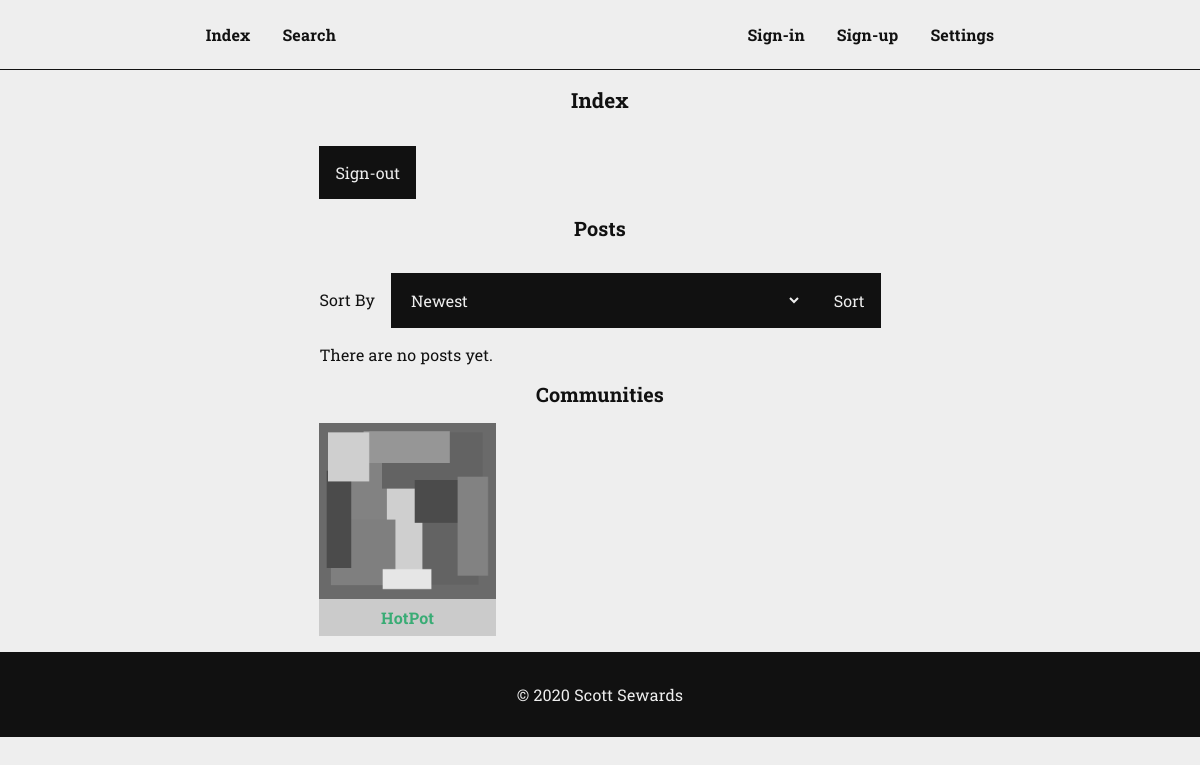
Before: / with the older database file.
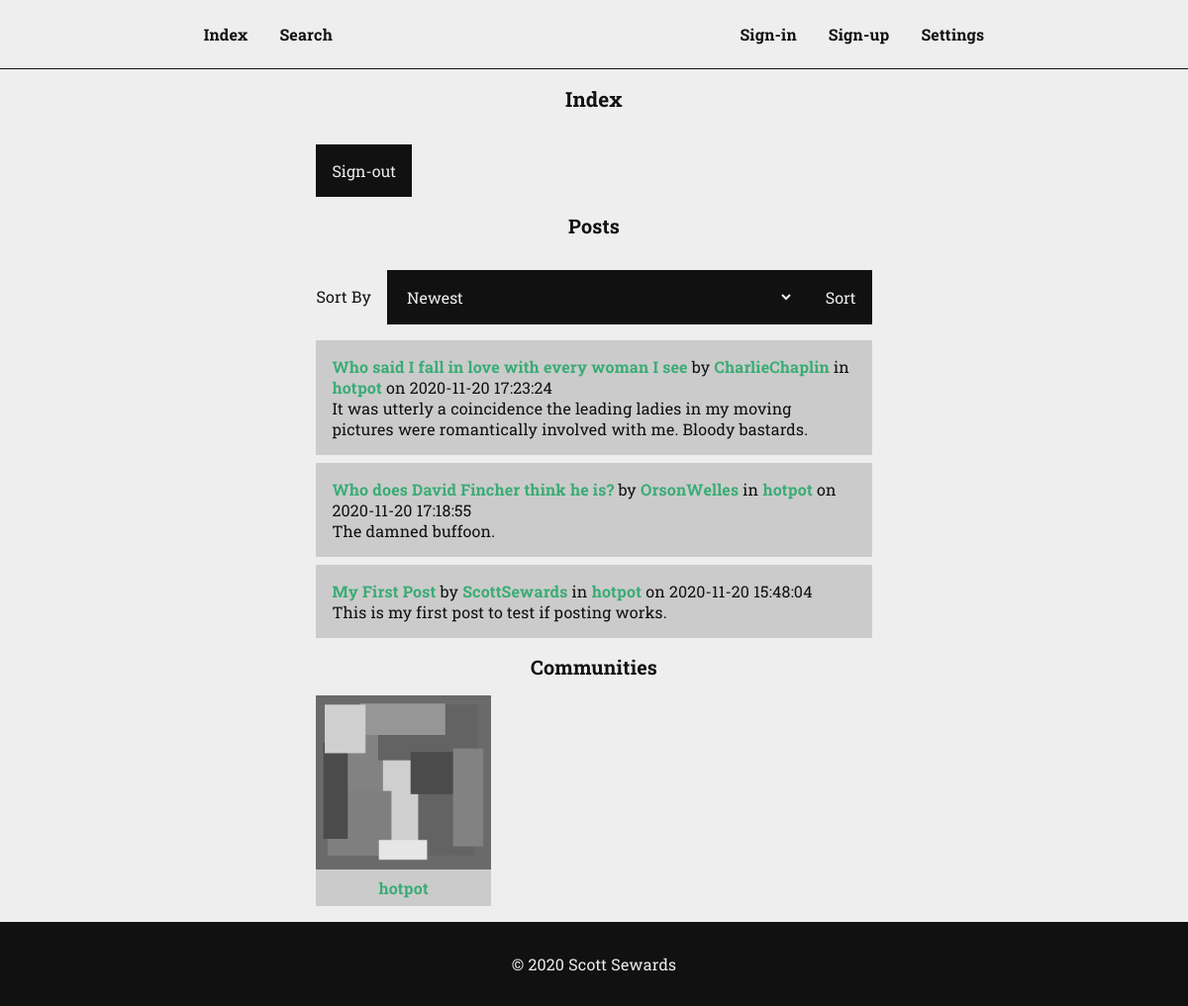
After: the same page with the newer database file.
### tables this page shows
CREATE TABLE `communities` (
  `id` int(11) NOT NULL,
  `created` datetime NOT NULL DEFAULT current_timestamp(),
  `created_by` int(11) NOT NULL,
  `moderated_by` int(11) NOT NULL,
  `deleted` datetime DEFAULT NULL,
  `deleted_by` int(11) DEFAULT NULL,
  `deleted_for` text DEFAULT NULL,
  `name` text NOT NULL,
  `description` text NOT NULL,
  `picture` text NOT NULL DEFAULT 'images/picture.png',
  `banner` text NOT NULL DEFAULT 'images/banner.png'
);

CREATE TABLE `posts` (
  `id` int(11) NOT NULL,
  `posted` datetime NOT NULL DEFAULT current_timestamp(),
  `posted_by` int(11) NOT NULL,
  `posted_in` int(11) NOT NULL,
  `deleted` datetime DEFAULT NULL,
  `deleted_by` int(11) DEFAULT NULL,
  `deleted_for` text DEFAULT NULL,
  `title` text NOT NULL,
  `content` text NOT NULL
);

CREATE TABLE `users` (
  `id` int(11) NOT NULL,
  `created` datetime NOT NULL DEFAULT current_timestamp(),
  `name` text NOT NULL,
  `description` text NOT NULL DEFAULT 'This user has not written a description yet.',
  `email` text NOT NULL,
  `verified` tinyint(1) NOT NULL DEFAULT 0,
  `show_contact_form` tinyint(1) NOT NULL DEFAULT 1,
  `password` text NOT NULL,
  `picture` text NOT NULL DEFAULT 'images/picture.png',
  `banner` text NOT NULL DEFAULT 'images/banner.png'
);

### index.php (the view, shortened to what this page needs)
<?php
require_once("head.php");
?>
<main>
  <h1>Index</h1>
  <section>
    <form class='less' method='POST'>
      <input type='submit' name='sign-out' value='Sign-out'>
    </form>
  </section>
  <section id='posts'>
    <h2>Posts</h2>
    <form class='less' method='POST'>
      <div class='inline'>
        <label for='sort-posts-by'>Sort By</label>
        <select id='sort-posts-by' name='sort-by'>
          <option value='newest'>Newest</option>
        </select>
        <input type='submit' name='sort-posts' value='Sort'>
      </div>
    </form>
    <?php
    $select_posts = mysqli_query($connection, "SELECT * FROM posts ORDER BY id DESC LIMIT 10");
    if(mysqli_num_rows($select_posts) > "0") {
      echo "<div class='posts'>";
      while($fetch_post = mysqli_fetch_array($select_posts)) {
        $post_id = $fetch_post["id"];
        $post_posted = $fetch_post["posted"];
        $post_posted_by = $fetch_post["posted_by"];
        $select_post_posted_by_name = mysqli_query($connection, "SELECT name FROM users WHERE id='{$post_posted_by}'");
        $fetch_post_posted_by_name = mysqli_fetch_array($select_post_posted_by_name);
        $post_posted_by_name = $fetch_post_posted_by_name["name"];
        $post_posted_in = $fetch_post["posted_in"];
        $select_post_posted_in_name = mysqli_query($connection, "SELECT name FROM communities WHERE id='{$post_posted_in}'");
        $fetch_post_posted_by_name = mysqli_fetch_array($select_post_posted_in_name);
        $post_posted_in_name = $fetch_post_posted_by_name["name"];
        $post_title = $fetch_post["title"];
        $post_content = $fetch_post["content"];
        echo "
        <div class='post'>
          <span><a href='post.php?id={$post_id}&title={$post_title}'>{$post_title}</a> by <a href='user.php?name={$post_posted_by_name}'>{$post_posted_by_name}</a> in <a href='community.php?name={$post_posted_in_name}'>{$post_posted_in_name}</a> on {$post_posted}</span>
          <span>{$post_content}</span>
        </div>";
      }
    } else echo "<p>There are no posts yet.</p>";
    ?>
  </section>
  <section id='communities'>
    <h2>Communities</h2>
    <div class='communities'>
      <?php
      $select_communities = mysqli_query($connection, "SELECT * FROM communities ORDER BY id DESC LIMIT 6");
      while($fetch_community = mysqli_fetch_array($select_communities)) {
        $community_name = $fetch_community["name"];
        $community_picture = $fetch_community["picture"];
        echo "
        <div class='community'>
          <img src='{$community_picture}' alt='Picture for {$community_name}' height='100%' width='100%'>
          <div class='meta'>
            <span><a href='community.php?name={$community_name}'>{$community_name}</a></span>
          </div>
        </div>";
      }
      ?>
    </div>
  </section>
</main>
<?php
require_once("foot.php");
?>

Changed rows visible on the page:
removed communities: picture (picture), name "HotPot"
added posts: title "Who said I fall in love with every woman I see", users.name "CharlieChaplin", communities.name "hotpot", posted "2020-11-20 17:23:24", content "It was utterly a coincidence the leading ladies in my moving pictures were romantically involved with me. Bloody bastards."
added posts: title "Who does David Fincher think he is?", users.name "OrsonWelles", communities.name "hotpot", posted "2020-11-20 17:18:55", content "The damned buffoon."
added posts: title "My First Post", users.name "ScottSewards", communities.name "hotpot", posted "2020-11-20 15:48:04", content "This is my first post to test if posting works."
added communities: picture+name (picture), name "hotpot"
Other visible differences:
text no longer shown: "There are no posts yet."
